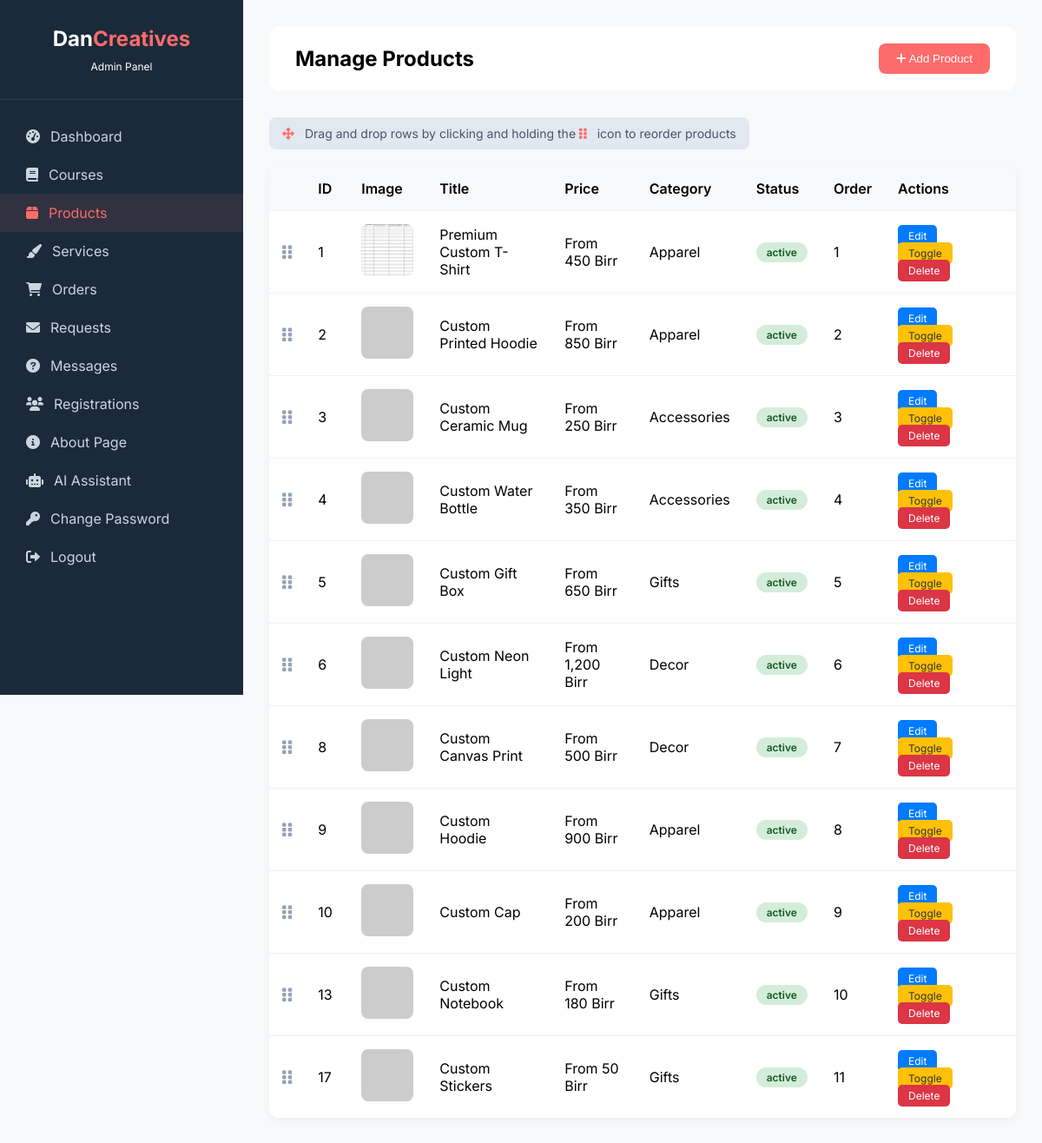
Screenshot of /admin/manage-products.php (signed in) with the database file from the repository.
### tables this page shows
CREATE TABLE `products` (
  `id` int(11) NOT NULL AUTO_INCREMENT,
  `title` varchar(200) NOT NULL,
  `description` text DEFAULT NULL,
  `price` varchar(100) DEFAULT NULL,
  `image_url` varchar(500) DEFAULT NULL,
  `category` varchar(50) DEFAULT NULL,
  `status` enum('active','inactive') DEFAULT 'active',
  `display_order` int(11) DEFAULT 0,
  `created_at` timestamp NOT NULL DEFAULT current_timestamp(),
  PRIMARY KEY (`id`)
);

### admin/manage-products.php (the view, shortened to what this page needs)
<?php
require_once '../config.php';
$conn->query("UPDATE products SET display_order = id WHERE display_order IS NULL OR display_order = 0");
$products = $conn->query("SELECT * FROM products ORDER BY display_order ASC, id ASC");
?>
<!DOCTYPE html>
<html lang="en">
<head>
    <link rel="stylesheet" href="https://cdnjs.cloudflare.com/ajax/libs/font-awesome/6.0.0-beta3/css/all.min.css">
</head>
<body>
    <div class="admin-container">
        <div class="sidebar">
            <div class="sidebar-header">
                <h3>Dan<span>Creatives</span></h3>
                <p style="font-size: 12px; margin-top: 10px;">Admin Panel</p>
            </div>
            <div class="sidebar-menu">
                <a href="dashboard.php"><i class="fas fa-tachometer-alt"></i> Dashboard</a>
                <a href="manage-courses.php"><i class="fas fa-book"></i> Courses</a>
                <a href="manage-products.php" class="active"><i class="fas fa-box"></i> Products</a>
                <a href="manage-services.php"><i class="fas fa-paint-brush"></i> Services</a>
                <a href="view-orders.php"><i class="fas fa-shopping-cart"></i> Orders</a>
                <a href="view-requests.php"><i class="fas fa-envelope"></i> Requests</a>
                <a href="manage-questions.php"><i class="fas fa-question-circle"></i> Messages</a>
                <a href="view-registrations.php"><i class="fas fa-users"></i> Registrations</a>
                <a href="manage-about.php"><i class="fas fa-info-circle"></i> About Page</a>
                <a href="ai-settings.php"><i class="fas fa-robot"></i> AI Assistant</a>
                <a href="change-password.php"><i class="fas fa-key"></i> Change Password</a>
                <a href="logout.php"><i class="fas fa-sign-out-alt"></i> Logout</a>
            </div>
        </div>
        <div class="main-content">
            <div class="top-bar">
                <h2>Manage Products</h2>
                <button class="btn-add" onclick="openAddModal()"><i class="fas fa-plus"></i> Add Product</button>
            </div>
            <div class="reorder-info">
                <i class="fas fa-arrows-alt"></i> Drag and drop rows by clicking and holding the <i class="fas fa-grip-vertical"></i> icon to reorder products
            </div>
            <div class="products-table">
                <table id="products-table">
                    <thead>
                        <tr>
                            <th style="width: 40px;"></th>
                            <th style="width: 50px;">ID</th>
                            <th style="width: 80px;">Image</th>
                            <th>Title</th>
                            <th>Price</th>
                            <th>Category</th>
                            <th>Status</th>
                            <th style="width: 60px;">Order</th>
                            <th>Actions</th>
                        </tr>
                    </thead>
                    <tbody id="products-tbody">
                        <?php
                        $order_counter = 1;
                        while($p = $products->fetch_assoc()):
                        ?>
                        <tr data-id="<?php echo $p['id']; ?>">
                            <td class="drag-handle"><i class="fas fa-grip-vertical"></i></td>
                            <td><?php echo $p['id']; ?></td>
                            <td><img src="<?php echo $p['image_url']; ?>" class="product-img" onerror="this.src='https://via.placeholder.com/60'"></td>
                            <td><?php echo htmlspecialchars($p['title']); ?></td>
                            <td><?php echo $p['price']; ?></td>
                            <td><?php echo ucfirst($p['category']); ?></td>
                            <td><span class="status-badge <?php echo $p['status'] == 'active' ? 'status-active' : 'status-inactive'; ?>"><?php echo $p['status']; ?></span></td>
                            <td class="order-display"><?php echo $order_counter++; ?></td>
                            <td class="action-buttons">
                                <a href="#" class="btn-edit" onclick="openEditModal(<?php echo $p['id']; ?>)">Edit</a>
                                <a href="?toggle=<?php echo $p['id']; ?>" class="btn-toggle">Toggle</a>
                                <a href="?delete=<?php echo $p['id']; ?>" class="btn-delete" onclick="return confirm('Delete this product?')">Delete</a>
                            </td>
                        </tr>
                        <?php endwhile; ?>
                    </tbody>
                </table>
            </div>
        </div>
    </div>
</body>
</html>

### admin/manage-products.php (style rules this page uses)
* { margin: 0; padding: 0; box-sizing: border-box; }
body { font-family: 'Inter', sans-serif; background: #f8f9fa; }
.admin-container { display: flex; min-height: 100vh; }
.sidebar { width: 280px; background: #1a2a3a; color: white; position: fixed; height: 100vh; overflow-y: auto; }
.sidebar-header { padding: 30px; text-align: center; border-bottom: 1px solid rgba(255,255,255,0.1); }
.sidebar-header h3 { font-size: 24px; }
.sidebar-header span { color: #ff6b6b; }
.sidebar-menu { padding: 20px 0; }
.sidebar-menu a { display: flex; align-items: center; gap: 12px; padding: 12px 30px; color: #cbd5e0; text-decoration: none; transition: 0.3s; }
.sidebar-menu a:hover, .sidebar-menu a.active { background: rgba(255,107,107,0.1); color: #ff6b6b; }
.main-content { margin-left: 280px; flex: 1; padding: 30px; }
.top-bar { background: white; padding: 20px 30px; border-radius: 12px; margin-bottom: 30px; display: flex; justify-content: space-between; align-items: center; }
.btn-add { background: #ff6b6b; color: white; padding: 10px 20px; border: none; border-radius: 8px; cursor: pointer; text-decoration: none; display: inline-block; }
.products-table { background: white; border-radius: 12px; overflow-x: auto; box-shadow: 0 2px 10px rgba(0,0,0,0.05); }
table { width: 100%; border-collapse: collapse; }
th, td { padding: 15px; text-align: left; border-bottom: 1px solid #eef2f6; }
th { background: #f8f9fa; font-weight: 600; }
.product-img { width: 60px; height: 60px; object-fit: cover; border-radius: 8px; }
.status-badge { padding: 4px 12px; border-radius: 20px; font-size: 12px; font-weight: 600; display: inline-block; }
.status-active { background: #d4edda; color: #155724; }
.action-buttons a { margin-right: 10px; text-decoration: none; padding: 5px 12px; border-radius: 5px; font-size: 12px; }
.btn-edit { background: #007bff; color: white; }
.btn-toggle { background: #ffc107; color: #333; }
.btn-delete { background: #dc3545; color: white; }
.drag-handle { cursor: move; color: #94a3b8; font-size: 18px; width: 40px; text-align: center; }
tbody tr { cursor: default; }
.reorder-info { background: #e2e8f0; padding: 10px 15px; border-radius: 8px; margin-bottom: 20px; font-size: 14px; color: #475569; display: inline-block; }
.reorder-info i { color: #ff6b6b; margin-right: 8px; }

### rows the page displays
products: id "1", image_url (picture), title "Premium Custom T-Shirt", price "From 450 Birr", category "Apparel", status "active"
products: id "2", title "Custom Printed Hoodie", price "From 850 Birr", category "Apparel", status "active"
products: id "3", title "Custom Ceramic Mug", price "From 250 Birr", category "Accessories", status "active"
products: id "4", title "Custom Water Bottle", price "From 350 Birr", category "Accessories", status "active"
products: id "5", title "Custom Gift Box", price "From 650 Birr", category "Gifts", status "active"
products: id "6", title "Custom Neon Light", price "From 1,200 Birr", category "Decor", status "active"
products: id "8", title "Custom Canvas Print", price "From 500 Birr", category "Decor", status "active"
products: id "9", title "Custom Hoodie", price "From 900 Birr", category "Apparel", status "active"
products: id "10", title "Custom Cap", price "From 200 Birr", category "Apparel", status "active"
products: id "13", title "Custom Notebook", price "From 180 Birr", category "Gifts", status "active"
products: id "17", title "Custom Stickers", price "From 50 Birr", category "Gifts", status "active"
